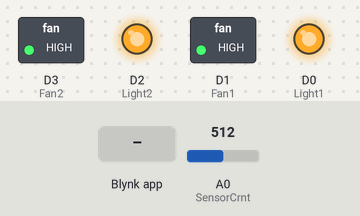
A sketch run on a simulated ESP8266 (NodeMCU). Parts: switched loads named in the sketch (green lamp = pin HIGH), output pins drawn as LEDs (lit = HIGH). Inputs (shaded band) come from the test bench; at power-on: A0 (SensorCrnt) = 512. WiFi joins after 1.5 s; servers stay silent unless stated; what the sketch prints to the serial monitor is not drawn.

Above: at 4.0 s.
4.1 s: Blynk app writes 1 to V3
At 5.1 s:
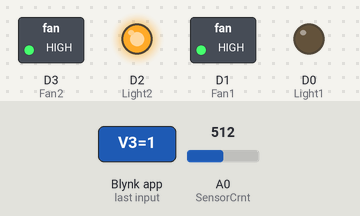
5.6 s: Blynk app writes 1 to V4
At 6.2 s:
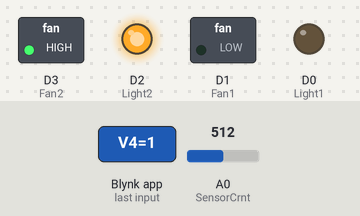
7.1 s: Blynk app writes 0 to V3
At 8.3 s:
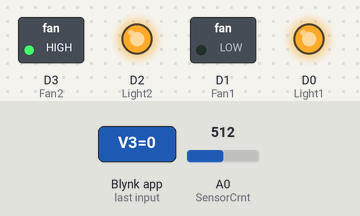
8.6 s: Blynk app writes 1 to V5
At 9.7 s:
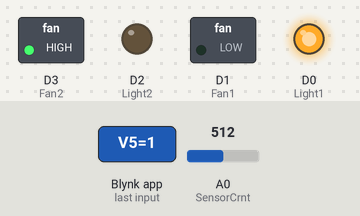
10.1 s: Blynk app writes 0 to V4
At 10.8 s:
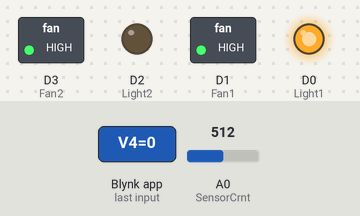
11.6 s: Blynk app writes 1 to V6
At 11.9 s:
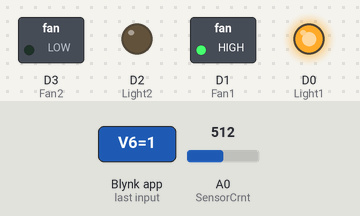
Timing chart, 0 to 14.1 s (numbered marks = the images above; inputs shaded):
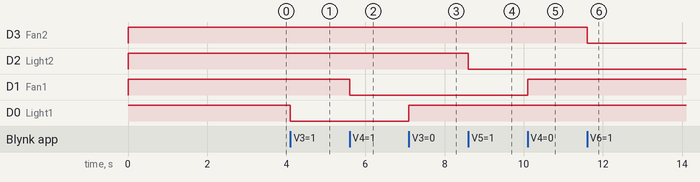

The sketch:

smart_home.ino
```cpp
#define BLYNK_TEMPLATE_ID "From Blynk App"
#define BLYNK_TEMPLATE_NAME "From Blynk App"
#define BLYNK_AUTH_TOKEN "From Blynk App"

#define BLYNK_PRINT Serial

#include <ESP8266WiFi.h>
#include <BlynkSimpleEsp8266.h>

#define WIFI_SSID "WiFi Name"
#define WIFI_PASSWORD "WiFi Password"

#define Light1 D0
#define Fan1   D1
#define Light2 D2
#define Fan2   D3
#define SensorCrnt A0

const float SENSOR_SENSITIVITY = 0.185;
const float ADC_REF_VOLTAGE = 1.0;
const float SENSOR_VCC = 5.0;
const int ADC_MAX = 1023;

float sensorZero = 512;
const float MIN_CURRENT = 0.001;
const float MAX_CURRENT = 2.0;

BlynkTimer timer;

float readCurrent() {
    int rawValue = analogRead(SensorCrnt);
    float voltage = ((rawValue / (float)ADC_MAX) * ADC_REF_VOLTAGE) * (SENSOR_VCC / ADC_REF_VOLTAGE);
    float current = (voltage - (sensorZero / ADC_MAX) * SENSOR_VCC) / SENSOR_SENSITIVITY;
    return abs(current);
}

void calibrateSensor() {
    long sum = 0;
    for (int i = 0; i < 100; i++) {
        sum += analogRead(SensorCrnt);
        delay(10);
    }
    sensorZero = sum / 100.0;
    Serial.println("Calibrated Zero Point: " + String(sensorZero));
}

void checkDeviceStatus() {
    float current = readCurrent();
    bool malfunction = false;
    String reason = "Normal";

    if (current < MIN_CURRENT) {
        malfunction = true;
        reason = "Under-Current: Load too low.";
    } else if (current > MAX_CURRENT) {
        malfunction = true;
        reason = "Over-Current: Possible short circuit!";
    }

    Blynk.virtualWrite(V10, current);
    Blynk.virtualWrite(V11, malfunction ? "YES" : "NO");
    Blynk.virtualWrite(V12, reason);

    Serial.println("\nCurrent: " + String(current, 4) + " A");
    Serial.println(malfunction ? "⚠️ Malfunction Detected: " + reason : "✅ Device Normal");
    Serial.println();
}

void setup() {
    Serial.begin(9600);

    pinMode(Light1, OUTPUT);
    pinMode(Fan1, OUTPUT);
    pinMode(Light2, OUTPUT);
    pinMode(Fan2, OUTPUT);
    pinMode(SensorCrnt, INPUT);

    digitalWrite(Light1, HIGH);
    digitalWrite(Fan1, HIGH);
    digitalWrite(Light2, HIGH);
    digitalWrite(Fan2, HIGH);

    WiFi.begin(WIFI_SSID, WIFI_PASSWORD);
    unsigned long startAttemptTime = millis();
    while (WiFi.status() != WL_CONNECTED && millis() - startAttemptTime < 10000) {
        Serial.print(".");
        delay(500);
    }

    if (WiFi.status() == WL_CONNECTED) {
        Serial.println("\nConnected: " + WiFi.localIP().toString());
    } else {
        Serial.println("\nWiFi Failed. Running in Offline Mode.");
    }

    Blynk.begin(BLYNK_AUTH_TOKEN, WIFI_SSID, WIFI_PASSWORD);

    calibrateSensor();
    timer.setInterval(5000L, checkDeviceStatus);
}

void loop() {
    Blynk.run();
    timer.run();
}

BLYNK_WRITE(V3) {
    digitalWrite(Light1, param.asInt() ? LOW : HIGH);
    Serial.println("Light1: " + String(param.asInt() ? "ON" : "OFF"));
}

BLYNK_WRITE(V4) {
    digitalWrite(Fan1, param.asInt() ? LOW : HIGH);
    Serial.println("Fan1: " + String(param.asInt() ? "ON" : "OFF"));
}

BLYNK_WRITE(V5) {
    digitalWrite(Light2, param.asInt() ? LOW : HIGH);
    Serial.println("Light2: " + String(param.asInt() ? "ON" : "OFF"));
}

BLYNK_WRITE(V6) {
    digitalWrite(Fan2, param.asInt() ? LOW : HIGH);
    Serial.println("Fan2: " + String(param.asInt() ? "ON" : "OFF"));
}
```

Measured:
- after the input at 4.1 s, D0 (Light1): HIGH → LOW at once
- after the input at 5.6 s, D1 (Fan1): HIGH → LOW at once
- after the input at 7.1 s, D0 (Light1): LOW → HIGH at once
- after the input at 8.6 s, D2 (Light2): HIGH → LOW at once
- after the input at 10.1 s, D1 (Fan1): LOW → HIGH at once
- after the input at 11.6 s, D3 (Fan2): HIGH → LOW at once
